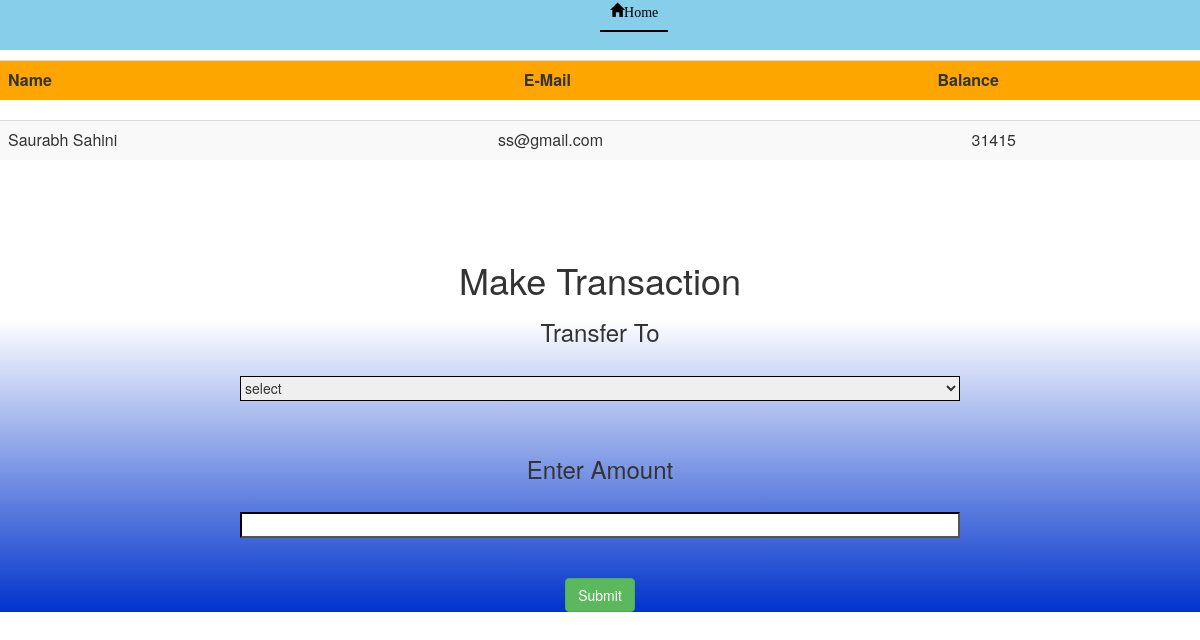
/operation.php?id=4, run on the app's committed database.
### tables this page shows
CREATE TABLE IF NOT EXISTS `customer` (
  `id` int(100) NOT NULL AUTO_INCREMENT,
  `name` varchar(100) NOT NULL,
  `email` varchar(100) NOT NULL,
  `current_balance` bigint(20) NOT NULL,
  PRIMARY KEY (`id`)
);

### operation.php (the view, shortened to what this page needs)
<html>
    <head>
        <link rel="stylesheet" href="https://maxcdn.bootstrapcdn.com/bootstrap/3.4.1/css/bootstrap.min.css">
    </head>
<body>
    <nav class="navbar  navbar-fixed-top" style="background-color: skyblue;">
        <div>
            <a href="index.php" style="color:black;border-bottom:2px black solid; margin-left: 50%;padding:10px;"><span class="glyphicon glyphicon-home">Home</span></a>
        </div>
    </nav><br><br><br>
<?php
$con= mysqli_connect('localhost', 'root', '', 'banking_system');
$select="SELECT * FROM customer WHERE id='".$_GET['id']."'";
$result=mysqli_query($con,$select);
$row=mysqli_fetch_array($result);
echo "<table class='table' style='text-align:center;background-color:orange;'><tr><th>Name</th><th style='text-align:center;'>E-Mail</th><th style='text-align:center;'>Balance</th></tr></table>";
echo "<table class='table table-striped'><tr><td>".$row['name']."</td><td>".$row['email']."</td><td>".$row['current_balance']."</td></tr></table>";
?>
    <br><br><br><div class="section" style="text-align:center;"><h1>Make Transaction</h1></div>
    <?php
echo "<form method='post' action='' style='text-align:center;background: linear-gradient(to bottom, #ffffff 0%, #0033cc 100%);'><h3>Transfer To</h3><br><div class='form-group' ><select name='to' style='width:60%;height:25px;border-color:black;' required>";
echo "<option value='' selected disabled hidden>select</option>";
echo '</select></div><br>';
echo "<h3>Enter Amount</h3><br>";
echo "<input type='number' name='amt' style='width:60%; border-color:black;' required></br></br></br>";
echo "<button style='' class='btn btn-success' name='submit'>Submit</button></form>";
    ?>
</body>
</html>

### data on the page
customer: name "Saurabh Sahini", email "ss@gmail.com", current_balance "31415"
